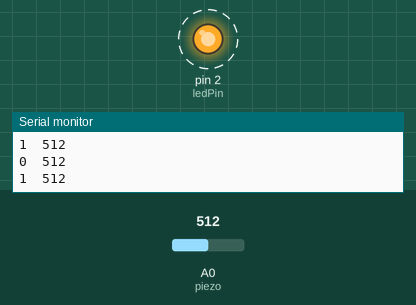
A sketch run on a simulated Arduino Uno, built with avr-gcc and run on an emulated ATmega328P. On the bench: output pins drawn as LEDs (lit = HIGH), the last lines printed to the serial monitor. Dashed ring = blinking. The test bench sets the inputs (shaded band); at power-on: A0 (piezo) = 512.

Above: at 1.25 s.
1.3 s: A0 (piezo) set to 12
4.3 s: A0 (piezo) set to 9
At 4.3 s:
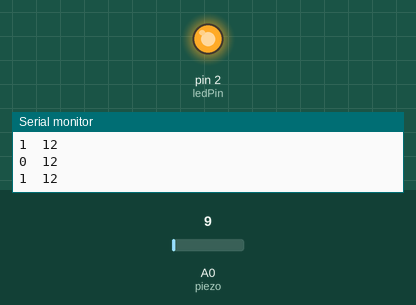
5.8 s: A0 (piezo) set to 122
At 5.98 s:
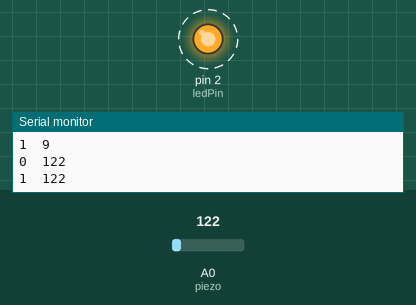
8.8 s: A0 (piezo) set to 0
Timing chart, 0 to 11.3 s (numbered marks = the images above; inputs shaded):
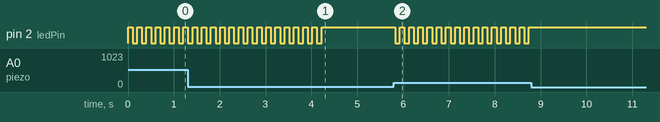

Measured:
- the behaviour switches between 11 and 10 on A0 (piezo) (found by bisection; images 0 and 1)
- after the input at 4.3 s, pin 2 (ledPin): stops changing and stays HIGH
- after the input at 5.8 s, pin 2 (ledPin): alternates HIGH for 0.10 s and LOW for 0.10 s, starting at once
- after the input at 8.8 s, pin 2 (ledPin): stops changing and stays HIGH
- by itself, pin 2 (ledPin): alternates HIGH for 0.10 s and LOW for 0.10 s

The sketch:

Knock_Light.ino
```cpp
const int piezo = A0;
const int ledPin = 2;
int on = 0;
void setup(){
  pinMode(ledPin, OUTPUT);
  Serial.begin(9600);
}

void loop(){
  if (analogRead(piezo) > 10 && on == 0){
    on = 1;
  } else if (analogRead(piezo) > 10 && on == 1){
    on = 0;
  }
  if (on == 1){
    digitalWrite(ledPin, HIGH);
  }else{
    digitalWrite(ledPin, LOW);
  }
  Serial.print(on);
  Serial.print("  ");
  Serial.println(analogRead(piezo));
  delay(100);
}
```
